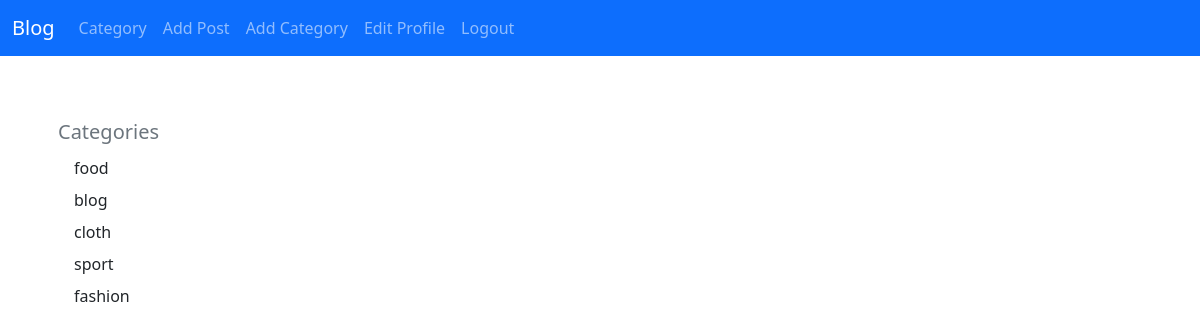
The page /category_list (signed in) on the database as committed earlier.
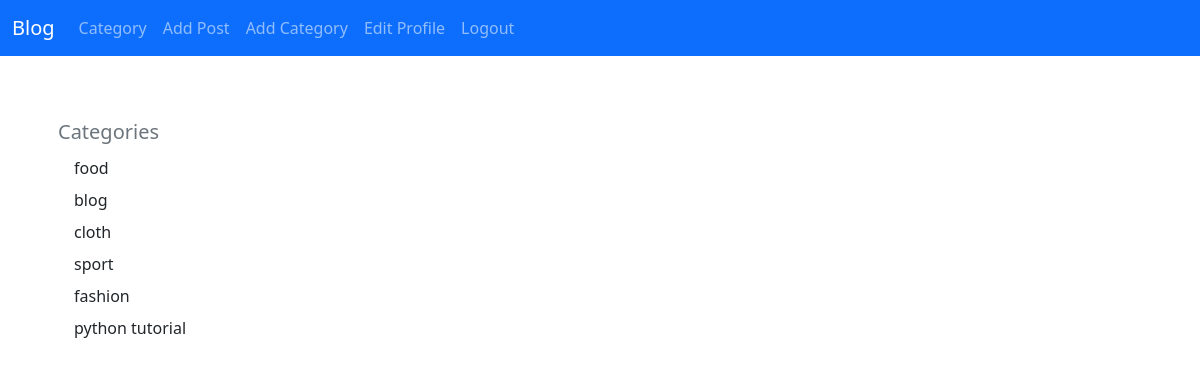
The same page on the database as committed later.
### post/models.py (models this page shows, shortened)
class Category(models.Model):
    name = models.CharField(max_length=255)
    class Meta:
        db_table = 'categories'
        verbose_name = 'category'
        verbose_name_plural = 'categories'
    def __str__(self):
        return self.name

### post/views.py (the view)
# urls.py: path('category_list', CategoryListView, name='category_list'),
def CategoryListView(request):
    category_list = Category.objects.all()
    return render(request, 'category_list.html', {'category_list': category_list})

### post/templates/category_list.html (shortened to what this page needs)
{% extends 'base.html' %}
{% block content %}
<div class="card-body">
    <h5 class="card-title text-muted">Categories</h5>
    {% for item in category_list %}
    <a class="dropdown-item" href="{% url 'category' item|slugify %}">{{ item }}</a>
    {% endfor %}
</div>
{% endblock %}

Rows that differ between the two databases and show on the page:
added Category: name "python tutorial"
